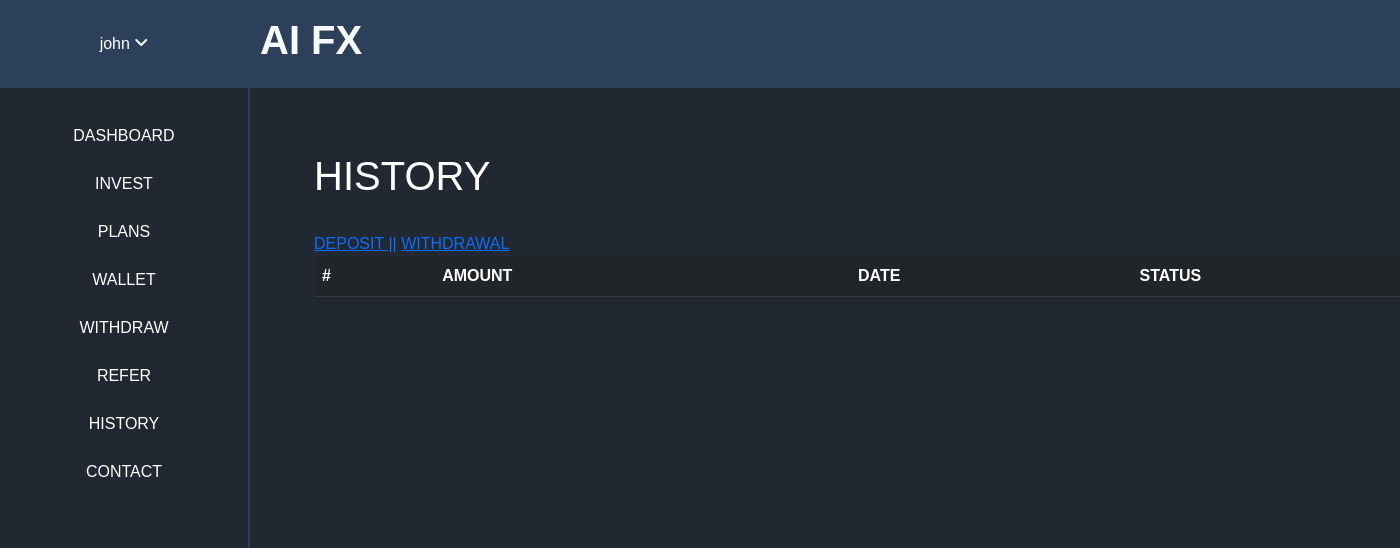
/history/payments (signed in), run on an earlier commit of the app's database.
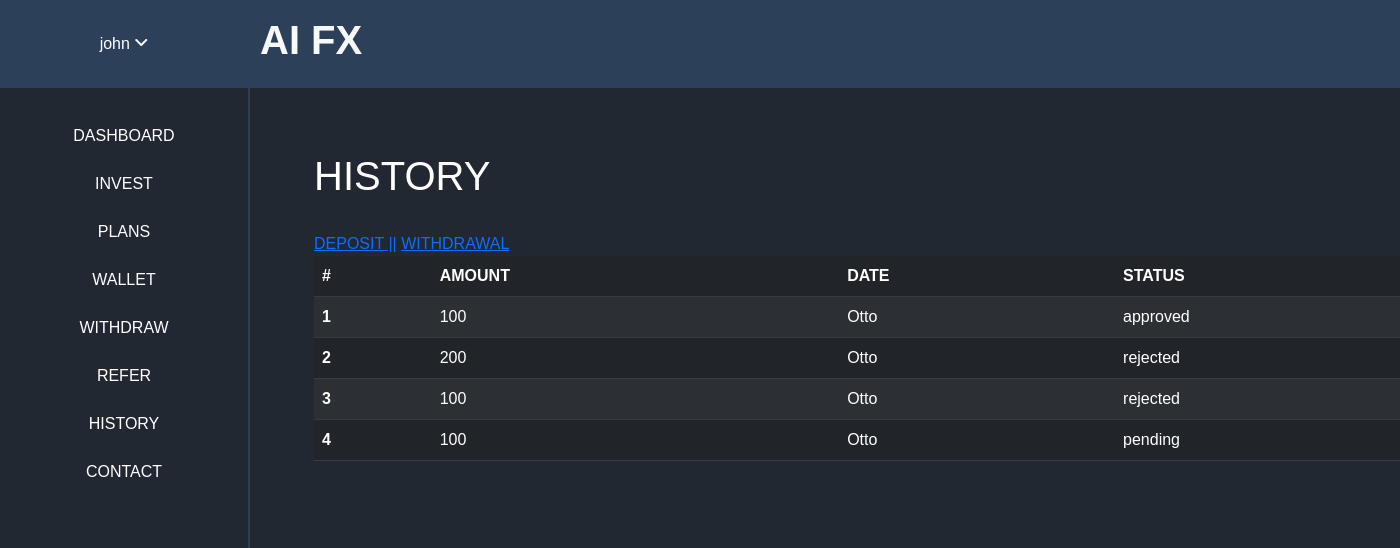
And on a later commit of the database.
### home/models.py (models this page shows)
class Payment(models.Model):
    user = models.ForeignKey(User, on_delete=models.CASCADE)
    transaction_name = models.CharField(max_length=100)
    transaction_id = models.CharField(max_length=100)
    transaction_amount = models.CharField(max_length=100)
    transaction_status = models.CharField(max_length=100)

### home/views.py (the view)
# urls.py: path('history/<str:action>', login_required(views.History_view.as_view()), name='history'),
class History_view(View):
    def get(self,request, **kwargs):
        action = kwargs["action"]
        payments = models.Payment.objects.filter(user=request.user)
        withdraw = models.Withdraw.objects.filter(user=request.user)
        addprofit = models.Addprofit.objects.filter(user=request.user)
        ids = range(1,)
        context = {
            "payments": payments,
            "withdraws": withdraw,
            "addprofits": addprofit,
            "action": action,
        }
        return render(request, 'user/history.html', context=context)

### templates/user/history.html (shortened to what this page needs)
{% extends 'user/base.html' %}
{% block content%}
<div class="m-5">
<h1> HISTORY </h1>
<br>
<a href="{% url 'history' action='payments' %}"> DEPOSIT ||</a>
<a href="{% url 'history' action='withdraws' %}"> WITHDRAWAL </a>
<table class="table table-dark table-striped">
  <thead>
      <tr>
        <th scope="col">#</th>
        <th scope="col">AMOUNT</th>
        <th scope="col">DATE</th>
        <th scope="col">STATUS</th>
      </tr>
    </thead>
    <tbody>
      {% if action == 'payments' %}
      {% for payment in payments %}
      <tr>
        <th scope="row">{{ forloop.counter }}</th>
        <td>{{ payment.transaction_amount }}</td>
        <td>Otto</td>
        <td>{{ payment.transaction_status }}</td>
      </tr>
      {% endfor %}
      {% endif %}
    </tbody>
  </table>
{% endblock %}

What changed in the data, as far as the page shows it:
added Payment: transaction_amount "100", transaction_status "approved"
added Payment: transaction_amount "200", transaction_status "rejected"
added Payment: transaction_amount "100", transaction_status "rejected"
added Payment: transaction_amount "100", transaction_status "pending"
